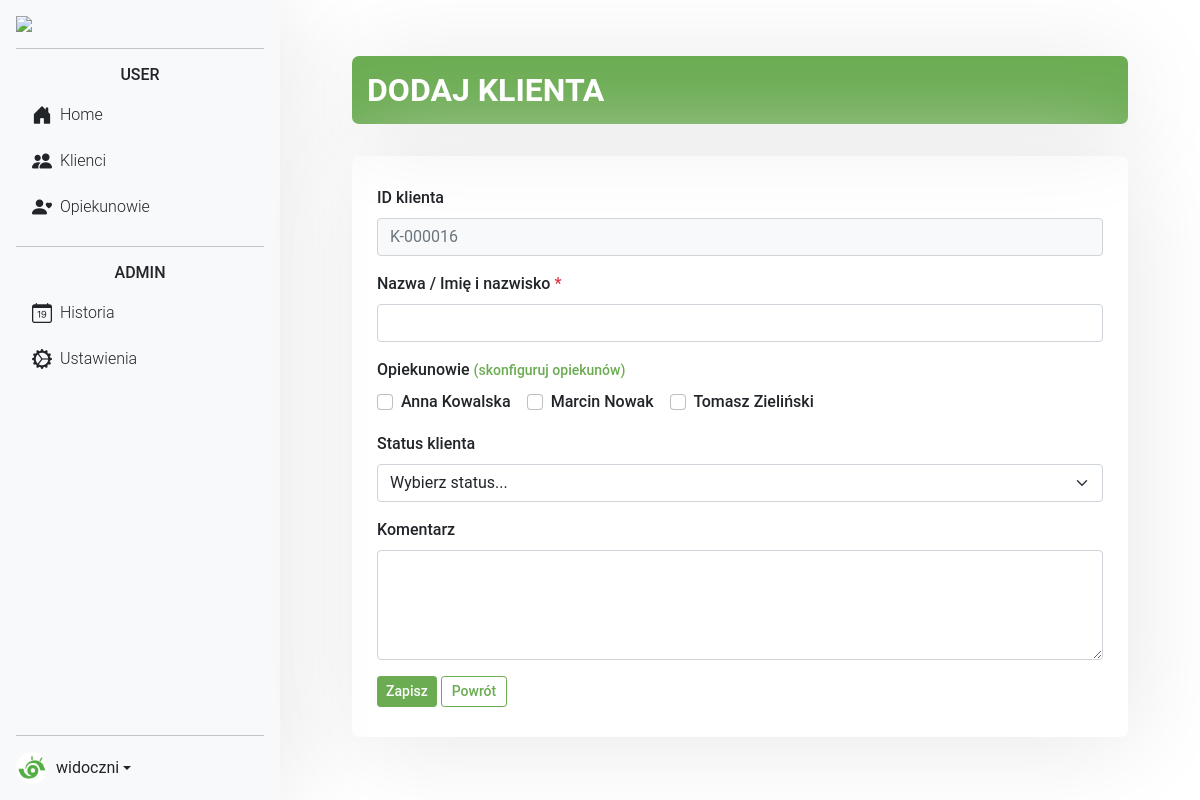
/form_klient.php, run on the app's committed database.
### tables this page shows
CREATE TABLE `id_generator` (
  `typ` varchar(20) NOT NULL,
  `prefix` varchar(5) NOT NULL,
  `ostatni_numer` int(11) NOT NULL
);

CREATE TABLE `opiekunowie` (
  `id` varchar(10) NOT NULL,
  `data_utworzenia` datetime NOT NULL,
  `data_edycji` datetime DEFAULT NULL,
  `ostatnia_modyfikacja` varchar(55) DEFAULT NULL,
  `nazwa` varchar(255) NOT NULL,
  `status` varchar(50) DEFAULT NULL,
  `dodatkowe_info` text DEFAULT NULL
);

### public/form_klient.php (called while the page is built, shortened)
<?php
require_once __DIR__ . '/../config/db.php';
$mode = $_GET['mode'] ?? 'add';
$klientId = $_GET['id'] ?? null;
if ($mode === 'edit') {
    $tytul = 'Edytuj klienta';
} elseif ($mode === 'preview') {
    $tytul = 'Podgląd klienta';
} else {
    $tytul = 'Dodaj klienta';
}
$klient = [
    'nazwa' => '',
    'status' => '',
    'komentarz' => ''
];
$przypisaniOpiekunowie = [];
if ($mode === 'add') {
    try {
        $stmt = $pdo->prepare("SELECT ostatni_numer, prefix FROM id_generator WHERE typ = 'klienci'");
        $stmt->execute();
        $gen = $stmt->fetch();
        $proponowaneId = sprintf("%s-%06d", $gen['prefix'], $gen['ostatni_numer'] + 1);
    } catch (PDOException $e) {
        error_log("Błąd generowania ID klienta: " . $e->getMessage());
        $proponowaneId = 'BŁĄD';
    }
}
include __DIR__ . '/../templates/naglowek.php';
include __DIR__ . '/../templates/sidebar.php';
include __DIR__ . '/../templates/form_add_klient.php';
include __DIR__ . '/../templates/stopka.php';

### templates/form_add_klient.php (the view, shortened to what this page needs)
<div class="flex-grow-1 p-4 mb-5 ms-5 me-5">
    <div class="content">
        <h2 class="active form"><?= htmlspecialchars($tytul) ?></h2>
        <?php $readonly = $mode === 'preview' ? 'readonly disabled' : ''; ?>
        <form class="form" method="POST" action="">
            <div class="mb-3">
                <label for="clientId" class="form-label">ID klienta</label>
                <input type="text" id="clientId" class="form-control bg-light text-muted" value="<?= htmlspecialchars($klientId ?? $proponowaneId ?? '') ?>" readonly>
            </div>
            <div class="mb-3">
                <label for="clientName" class="form-label">Nazwa / Imię i nazwisko <span class='text-danger'>*</span></label>
                <input type="text" name="clientName" class="form-control" id="clientName" required <?= $readonly ?> value="<?= htmlspecialchars($klient['nazwa'] ?? '') ?>">
            </div>
            <div class="mb-3">
                <label class="form-label d-block">
                    Opiekunowie
                    <a style='color: #6bac52;' href="../public/opiekun.php" tabindex="0" data-bs-toggle="tooltip" title="Tutaj ustawisz aktywnych opiekunów">
                        <small>(skonfiguruj opiekunów)</small>
                    </a>
                </label>
                <?php
        try {
            $stmt = $pdo->query("SELECT id, nazwa FROM opiekunowie WHERE status = 'aktywny'");
            foreach ($stmt as $row) {
                $checked = in_array($row['id'], $przypisaniOpiekunowie) ? 'checked' : '';
                echo '<div class="form-check form-check-inline">';
                echo '<input class="form-check-input" type="checkbox" name="guardians[]" id="' . $row['id'] . '" value="' . $row['id'] . '" ' . $checked . ' ' . $readonly . '>';
                echo '<label class="form-check-label" for="' . $row['id'] . '">' . htmlspecialchars($row['nazwa']) . '</label>';
                echo '</div>';
            }
        } catch (PDOException $e) {
            error_log("Błąd pobierania opiekunów: " . $e->getMessage());
            echo '<div class="text-danger">Błąd ładowania listy opiekunów.</div>';
        }
        ?>
            </div>
            <div class="mb-3">
                <label for="clientStatus" class="form-label">Status klienta</label>
                <select name="clientStatus" class="form-select" id="clientStatus" required <?= $readonly ?>>
                    <option value="">Wybierz status...</option>
                </select>
            </div>
            <div class="mb-3">
                <label for="clientComment" class="form-label">Komentarz</label>
                <textarea name="clientComment" class="form-control" id="clientComment" rows="4" <?= $readonly ?>><?= htmlspecialchars($klient['komentarz'] ?? '') ?></textarea>
            </div>
            <?php if ($mode !== 'preview'): ?>
            <button type="submit" class="btn btn-sm btn-primary">Zapisz</button>
            <?php endif; ?>
            <a href="../public/klient.php" class="btn btn-sm btn-outline-primary">Powrót</a>
        </form>
    </div>
</div>

### assets/css/style-table.css (style rules this page uses)
h2.active { padding: 15px; margin-bottom: 2rem; border-radius: 7px; color: white; font-weight: 700; text-transform: uppercase; }
form label { font-weight: 500; }
.form { border: 1px solid none; box-shadow: #e7e7e7 5px 5px 100px; padding: 30px 25px 30px 25px; border-radius: 7px; }
body { font-family: "Roboto", -apple-system, BlinkMacSystemFont, "Segoe UI", Roboto, "Helvetica Neue", Arial, "Noto Sans", sans-serif, "Apple Color Emoji", "Segoe UI Emoji", "Segoe UI Symbol", "Noto Color Emoji"; background-color: #fff; font-weight: 300; }
h1, h2, h3, h4, h5, h6, .h1, .h2, .h3, .h4, .h5, .h6 { font-family: "Roboto", -apple-system, BlinkMacSystemFont, "Segoe UI", Roboto, "Helvetica Neue", Arial, "Noto Sans", sans-serif, "Apple Color Emoji", "Segoe UI Emoji", "Segoe UI Symbol", "Noto Color Emoji"; }
a { transition: .3s all ease; }
a, a:hover { text-decoration: none !important; }
.content { padding: 2rem 0; }
h2 { font-size: #6bac52; }
.active { background: #6bac52 !important; }
.btn-outline-primary { color: #6bac52 !important; border-color: #6bac52 !important; font-weight: 500 !important; padding: 4px 10px; }
.btn-primary { background: #6bac52 !important; font-weight: 500 !important; border-color: #6bac52 !important; }

### assets/css/sidebars.css (style rules this page uses)
body { min-height: 100vh; min-height: -webkit-fill-available; }
html { height: -webkit-fill-available; }

### data on the page
id_generator: prefix+ostatni_numer "K-000016"
opiekunowie: nazwa "Anna Kowalska"
opiekunowie: nazwa "Marcin Nowak"
opiekunowie: nazwa "Tomasz Zieliński"

### other printed values
$tytul "DODAJ KLIENTA"
